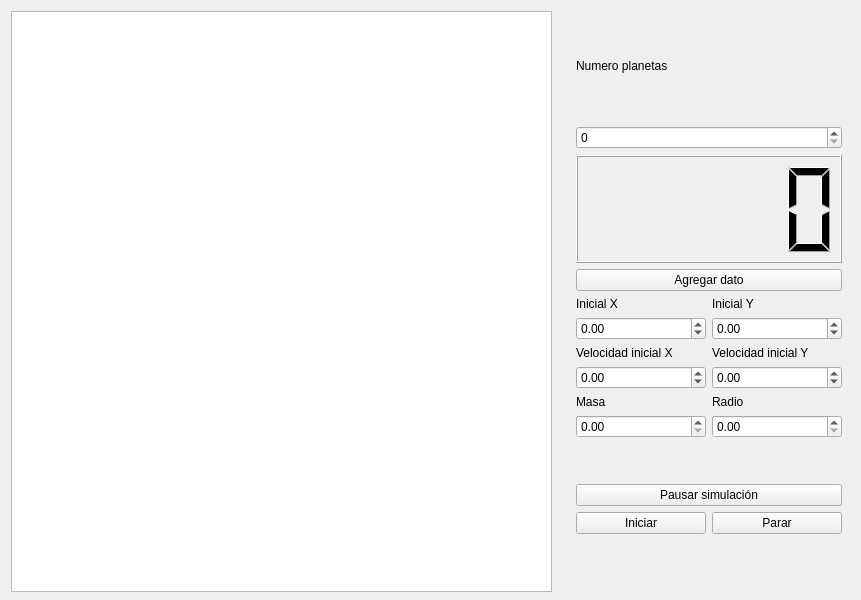
<?xml version="1.0" encoding="UTF-8"?>
<ui version="4.0">
 <class>MainWindow</class>
 <widget class="QMainWindow" name="MainWindow">
  <property name="geometry">
   <rect>
    <x>0</x>
    <y>0</y>
    <width>861</width>
    <height>600</height>
   </rect>
  </property>
  <property name="windowTitle">
   <string>MainWindow</string>
  </property>
  <widget class="QWidget" name="centralwidget">
   <widget class="QGraphicsView" name="graphicsView">
    <property name="geometry">
     <rect>
      <x>11</x>
      <y>11</y>
      <width>541</width>
      <height>581</height>
     </rect>
    </property>
   </widget>
   <widget class="QWidget" name="verticalLayoutWidget">
    <property name="geometry">
     <rect>
      <x>576</x>
      <y>11</y>
      <width>266</width>
      <height>523</height>
     </rect>
    </property>
    <layout class="QVBoxLayout" name="verticalLayout_2">
     <item>
      <widget class="QLabel" name="label_8">
       <property name="text">
        <string>Numero planetas</string>
       </property>
      </widget>
     </item>
     <item>
      <widget class="QSpinBox" name="planetas">
       <property name="maximum">
        <number>5</number>
       </property>
      </widget>
     </item>
     <item>
      <widget class="QLCDNumber" name="num">
       <property name="font">
        <font>
         <pointsize>9</pointsize>
         <bold>true</bold>
        </font>
       </property>
      </widget>
     </item>
     <item>
      <widget class="QPushButton" name="Agregar">
       <property name="text">
        <string>Agregar dato</string>
       </property>
      </widget>
     </item>
     <item>
      <layout class="QGridLayout" name="gridLayout">
       <item row="6" column="0">
        <widget class="QDoubleSpinBox" name="masa">
         <property name="minimum">
          <double>0.000000000000000</double>
         </property>
         <property name="maximum">
          <double>999999.000000000000000</double>
         </property>
        </widget>
       </item>
       <item row="4" column="0">
        <widget class="QDoubleSpinBox" name="vxo">
         <property name="minimum">
          <double>-99999.000000000000000</double>
         </property>
         <property name="maximum">
          <double>999999.000000000000000</double>
         </property>
        </widget>
       </item>
       <item row="3" column="0">
        <widget class="QLabel" name="label_3">
         <property name="text">
          <string>Velocidad inicial X</string>
         </property>
        </widget>
       </item>
       <item row="3" column="1">
        <widget class="QLabel" name="label_4">
         <property name="text">
          <string>Velocidad inicial Y</string>
         </property>
        </widget>
       </item>
       <item row="2" column="0">
        <widget class="QDoubleSpinBox" name="xo">
         <property name="minimum">
          <double>-999999.000000000000000</double>
         </property>
         <property name="maximum">
          <double>999999.000000000000000</double>
         </property>
         <property name="value">
          <double>0.000000000000000</double>
         </property>
        </widget>
       </item>
       <item row="2" column="1">
        <widget class="QDoubleSpinBox" name="yo">
         <property name="minimum">
          <double>-999999.000000000000000</double>
         </property>
         <property name="maximum">
          <double>999999.000000000000000</double>
         </property>
        </widget>
       </item>
       <item row="6" column="1">
        <widget class="QDoubleSpinBox" name="radio">
         <property name="minimum">
          <double>0.000000000000000</double>
         </property>
         <property name="maximum">
          <double>999999.000000000000000</double>
         </property>
        </widget>
       </item>
       <item row="0" column="1">
        <widget class="QLabel" name="label_2">
         <property name="text">
          <string>Inicial Y</string>
         </property>
        </widget>
       </item>
       <item row="0" column="0">
        <widget class="QLabel" name="label">
         <property name="text">
          <string>Inicial X</string>
         </property>
        </widget>
       </item>
       <item row="4" column="1">
        <widget class="QDoubleSpinBox" name="vyo">
         <property name="minimum">
          <double>-99999.000000000000000</double>
         </property>
         <property name="maximum">
          <double>999999.000000000000000</double>
         </property>
        </widget>
       </item>
       <item row="5" column="0">
        <widget class="QLabel" name="label_6">
         <property name="text">
          <string>Masa</string>
         </property>
        </widget>
       </item>
       <item row="5" column="1">
        <widget class="QLabel" name="label_7">
         <property name="text">
          <string>Radio</string>
         </property>
        </widget>
       </item>
      </layout>
     </item>
     <item>
      <spacer name="verticalSpacer">
       <property name="orientation">
        <enum>Qt::Vertical</enum>
       </property>
       <property name="sizeType">
        <enum>QSizePolicy::Fixed</enum>
       </property>
       <property name="sizeHint" stdset="0">
        <size>
         <width>20</width>
         <height>40</height>
        </size>
       </property>
      </spacer>
     </item>
     <item>
      <widget class="QPushButton" name="pausa">
       <property name="text">
        <string>Pausar simulación</string>
       </property>
      </widget>
     </item>
     <item>
      <layout class="QHBoxLayout" name="horizontalLayout">
       <item>
        <widget class="QPushButton" name="iniciar">
         <property name="text">
          <string>Iniciar</string>
         </property>
        </widget>
       </item>
       <item>
        <widget class="QPushButton" name="parar">
         <property name="text">
          <string>Parar</string>
         </property>
        </widget>
       </item>
      </layout>
     </item>
    </layout>
   </widget>
  </widget>
 </widget>
 <resources/>
 <connections/>
</ui>
